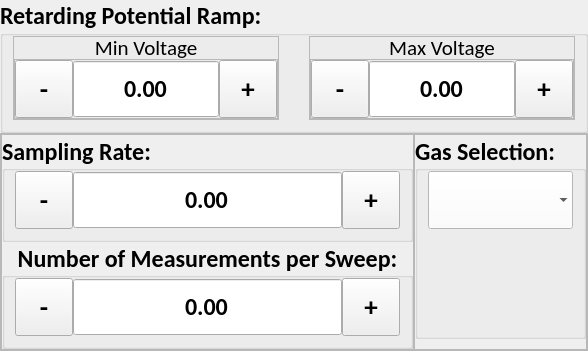
      <widget class="QWidget" name="single_lang_probe">
       <layout class="QVBoxLayout" name="verticalLayout_2">
        <property name="spacing">
         <number>0</number>
        </property>
        <property name="leftMargin">
         <number>0</number>
        </property>
        <property name="topMargin">
         <number>0</number>
        </property>
        <property name="rightMargin">
         <number>0</number>
        </property>
        <property name="bottomMargin">
         <number>0</number>
        </property>
        <item>
         <widget class="QGroupBox" name="slp_volt_ramp_adjustment_gb">
          <property name="minimumSize">
           <size>
            <width>0</width>
            <height>112</height>
           </size>
          </property>
          <property name="font">
           <font>
            <family>Calibri</family>
            <pointsize>18</pointsize>
            <weight>75</weight>
            <bold>true</bold>
           </font>
          </property>
          <property name="title">
           <string>Retarding Potential Ramp:</string>
          </property>
          <layout class="QHBoxLayout" name="horizontalLayout_7">
           <property name="spacing">
            <number>30</number>
           </property>
           <property name="leftMargin">
            <number>10</number>
           </property>
           <property name="topMargin">
            <number>0</number>
           </property>
           <property name="rightMargin">
            <number>10</number>
           </property>
           <property name="bottomMargin">
            <number>10</number>
           </property>
           <item alignment="Qt::AlignVCenter">
            <widget class="QFrame" name="slp_min_frame">
             <property name="maximumSize">
              <size>
               <width>1000</width>
               <height>1000</height>
              </size>
             </property>
             <property name="styleSheet">
              <string notr="true"/>
             </property>
             <property name="frameShape">
              <enum>QFrame::StyledPanel</enum>
             </property>
             <property name="frameShadow">
              <enum>QFrame::Raised</enum>
             </property>
             <layout class="QVBoxLayout" name="verticalLayout_5">
              <property name="spacing">
               <number>0</number>
              </property>
              <property name="leftMargin">
               <number>0</number>
              </property>
              <property name="topMargin">
               <number>0</number>
              </property>
              <property name="rightMargin">
               <number>0</number>
              </property>
              <property name="bottomMargin">
               <number>0</number>
              </property>
              <item>
               <widget class="QLabel" name="slp_min_label">
                <property name="minimumSize">
                 <size>
                  <width>40</width>
                  <height>22</height>
                 </size>
                </property>
                <property name="maximumSize">
                 <size>
                  <width>1000</width>
                  <height>22</height>
                 </size>
                </property>
                <property name="font">
                 <font>
                  <family>Calibri</family>
                  <pointsize>16</pointsize>
                  <weight>50</weight>
                  <bold>false</bold>
                 </font>
                </property>
                <property name="styleSheet">
                 <string notr="true"/>
                </property>
                <property name="text">
                 <string>Min Voltage</string>
                </property>
                <property name="alignment">
                 <set>Qt::AlignCenter</set>
                </property>
               </widget>
              </item>
              <item>
               <widget class="QFrame" name="frame">
                <property name="minimumSize">
                 <size>
                  <width>0</width>
                  <height>58</height>
                 </size>
                </property>
                <property name="frameShape">
                 <enum>QFrame::StyledPanel</enum>
                </property>
                <property name="frameShadow">
                 <enum>QFrame::Raised</enum>
                </property>
                <layout class="QHBoxLayout" name="horizontalLayout_5">
                 <property name="spacing">
                  <number>0</number>
                 </property>
                 <property name="leftMargin">
                  <number>0</number>
                 </property>
                 <property name="topMargin">
                  <number>0</number>
                 </property>
                 <property name="rightMargin">
                  <number>0</number>
                 </property>
                 <property name="bottomMargin">
                  <number>0</number>
                 </property>
                 <item>
                  <widget class="QToolButton" name="slp_volt_ramp_min_minus">
                   <property name="minimumSize">
                    <size>
                     <width>58</width>
                     <height>58</height>
                    </size>
                   </property>
                   <property name="maximumSize">
                    <size>
                     <width>58</width>
                     <height>58</height>
                    </size>
                   </property>
                   <property name="font">
                    <font>
                     <pointsize>20</pointsize>
                     <weight>75</weight>
                     <bold>true</bold>
                    </font>
                   </property>
                   <property name="styleSheet">
                    <string notr="true"/>
                   </property>
                   <property name="text">
                    <string>-</string>
                   </property>
                  </widget>
                 </item>
                 <item>
                  <widget class="QDoubleSpinBox" name="slp_volt_ramp_min_input">
                   <property name="minimumSize">
                    <size>
                     <width>0</width>
                     <height>58</height>
                    </size>
                   </property>
                   <property name="maximumSize">
                    <size>
                     <width>1000</width>
                     <height>58</height>
                    </size>
                   </property>
                   <property name="font">
                    <font>
                     <family>Calibri</family>
                     <pointsize>18</pointsize>
                    </font>
                   </property>
                   <property name="layoutDirection">
                    <enum>Qt::LeftToRight</enum>
                   </property>
                   <property name="styleSheet">
                    <string notr="true"/>
                   </property>
                   <property name="alignment">
                    <set>Qt::AlignCenter</set>
                   </property>
                   <property name="readOnly">
                    <bool>true</bool>
                   </property>
                   <property name="buttonSymbols">
                    <enum>QAbstractSpinBox::NoButtons</enum>
                   </property>
                   <property name="correctionMode">
                    <enum>QAbstractSpinBox::CorrectToPreviousValue</enum>
                   </property>
                   <property name="showGroupSeparator" stdset="0">
                    <bool>false</bool>
                   </property>
                   <property name="minimum">
                    <double>-10000.000000000000000</double>
                   </property>
                   <property name="maximum">
                    <double>10000.000000000000000</double>
                   </property>
                  </widget>
                 </item>
                 <item>
                  <widget class="QToolButton" name="slp_volt_ramp_min_plus">
                   <property name="minimumSize">
                    <size>
                     <width>58</width>
                     <height>58</height>
                    </size>
                   </property>
                   <property name="maximumSize">
                    <size>
                     <width>16777215</width>
                     <height>58</height>
                    </size>
                   </property>
                   <property name="font">
                    <font>
                     <pointsize>20</pointsize>
                     <weight>75</weight>
                     <bold>true</bold>
                    </font>
                   </property>
                   <property name="focusPolicy">
                    <enum>Qt::NoFocus</enum>
                   </property>
                   <property name="styleSheet">
                    <string notr="true"/>
                   </property>
                   <property name="text">
                    <string>+</string>
                   </property>
                  </widget>
                 </item>
                </layout>
               </widget>
              </item>
             </layout>
            </widget>
           </item>
           <item>
            <widget class="QFrame" name="slp_max_frame">
             <property name="minimumSize">
              <size>
               <width>0</width>
               <height>0</height>
              </size>
             </property>
             <property name="maximumSize">
              <size>
               <width>1000</width>
               <height>1000</height>
              </size>
             </property>
             <property name="frameShape">
              <enum>QFrame::StyledPanel</enum>
             </property>
             <property name="frameShadow">
              <enum>QFrame::Raised</enum>
             </property>
             <layout class="QVBoxLayout" name="verticalLayout_6">
              <property name="spacing">
               <number>0</number>
              </property>
              <property name="leftMargin">
               <number>0</number>
              </property>
              <property name="topMargin">
               <number>0</number>
              </property>
              <property name="rightMargin">
               <number>0</number>
              </property>
              <property name="bottomMargin">
               <number>0</number>
              </property>
              <item>
               <widget class="QLabel" name="slp_max_label">
                <property name="minimumSize">
                 <size>
                  <width>42</width>
                  <height>22</height>
                 </size>
                </property>
                <property name="maximumSize">
                 <size>
                  <width>1000</width>
                  <height>22</height>
                 </size>
                </property>
                <property name="font">
                 <font>
                  <family>Calibri</family>
                  <pointsize>16</pointsize>
                  <weight>50</weight>
                  <bold>false</bold>
                 </font>
                </property>
                <property name="text">
                 <string>Max Voltage</string>
                </property>
                <property name="alignment">
                 <set>Qt::AlignCenter</set>
                </property>
               </widget>
              </item>
              <item>
               <widget class="QFrame" name="frame_2">
                <property name="frameShape">
                 <enum>QFrame::StyledPanel</enum>
                </property>
                <property name="frameShadow">
                 <enum>QFrame::Raised</enum>
                </property>
                <layout class="QHBoxLayout" name="horizontalLayout_6">
                 <property name="spacing">
                  <number>0</number>
                 </property>
                 <property name="leftMargin">
                  <number>0</number>
                 </property>
                 <property name="topMargin">
                  <number>0</number>
                 </property>
                 <property name="rightMargin">
                  <number>0</number>
                 </property>
                 <property name="bottomMargin">
                  <number>0</number>
                 </property>
                 <item>
                  <widget class="QToolButton" name="slp_volt_ramp_max_minus">
                   <property name="minimumSize">
                    <size>
                     <width>58</width>
                     <height>58</height>
                    </size>
                   </property>
                   <property name="maximumSize">
                    <size>
                     <width>58</width>
                     <height>58</height>
                    </size>
                   </property>
                   <property name="font">
                    <font>
                     <pointsize>20</pointsize>
                     <weight>75</weight>
                     <bold>true</bold>
                    </font>
                   </property>
                   <property name="text">
                    <string>-</string>
                   </property>
                  </widget>
                 </item>
                 <item>
                  <widget class="QDoubleSpinBox" name="slp_volt_rampt_max_input">
                   <property name="minimumSize">
                    <size>
                     <width>0</width>
                     <height>58</height>
                    </size>
                   </property>
                   <property name="maximumSize">
                    <size>
                     <width>1000</width>
                     <height>58</height>
                    </size>
                   </property>
                   <property name="font">
                    <font>
                     <family>Calibri</family>
                     <pointsize>18</pointsize>
                    </font>
                   </property>
                   <property name="layoutDirection">
                    <enum>Qt::LeftToRight</enum>
                   </property>
                   <property name="styleSheet">
                    <string notr="true"/>
                   </property>
                   <property name="alignment">
                    <set>Qt::AlignCenter</set>
                   </property>
                   <property name="readOnly">
                    <bool>true</bool>
                   </property>
                   <property name="buttonSymbols">
                    <enum>QAbstractSpinBox::NoButtons</enum>
                   </property>
                   <property name="correctionMode">
                    <enum>QAbstractSpinBox::CorrectToPreviousValue</enum>
                   </property>
                   <property name="showGroupSeparator" stdset="0">
                    <bool>false</bool>
                   </property>
                   <property name="minimum">
                    <double>-10000.000000000000000</double>
                   </property>
                   <property name="maximum">
                    <double>10000.000000000000000</double>
                   </property>
                  </widget>
                 </item>
                 <item>
                  <widget class="QToolButton" name="slp_volt_ramp_max_plus">
                   <property name="minimumSize">
                    <size>
                     <width>58</width>
                     <height>58</height>
                    </size>
                   </property>
                   <property name="maximumSize">
                    <size>
                     <width>16777215</width>
                     <height>58</height>
                    </size>
                   </property>
                   <property name="font">
                    <font>
                     <pointsize>20</pointsize>
                     <weight>75</weight>
                     <bold>true</bold>
                    </font>
                   </property>
                   <property name="focusPolicy">
                    <enum>Qt::NoFocus</enum>
                   </property>
                   <property name="text">
                    <string>+</string>
                   </property>
                  </widget>
                 </item>
                </layout>
               </widget>
              </item>
             </layout>
            </widget>
           </item>
          </layout>
         </widget>
        </item>
        <item>
         <widget class="QFrame" name="frame_5">
          <property name="frameShape">
           <enum>QFrame::StyledPanel</enum>
          </property>
          <property name="frameShadow">
           <enum>QFrame::Raised</enum>
          </property>
          <layout class="QHBoxLayout" name="horizontalLayout_13">
           <property name="spacing">
            <number>0</number>
           </property>
           <property name="leftMargin">
            <number>0</number>
           </property>
           <property name="topMargin">
            <number>0</number>
           </property>
           <property name="rightMargin">
            <number>0</number>
           </property>
           <property name="bottomMargin">
            <number>0</number>
           </property>
           <item>
            <widget class="QFrame" name="frame_7">
             <property name="frameShape">
              <enum>QFrame::StyledPanel</enum>
             </property>
             <property name="frameShadow">
              <enum>QFrame::Raised</enum>
             </property>
             <layout class="QVBoxLayout" name="verticalLayout_9">
              <property name="spacing">
               <number>0</number>
              </property>
              <property name="leftMargin">
               <number>0</number>
              </property>
              <property name="topMargin">
               <number>0</number>
              </property>
              <property name="rightMargin">
               <number>0</number>
              </property>
              <property name="bottomMargin">
               <number>0</number>
              </property>
              <item>
               <widget class="QGroupBox" name="slp_sampling_rate_gb">
                <property name="font">
                 <font>
                  <family>Calibri</family>
                  <pointsize>18</pointsize>
                  <weight>75</weight>
                  <bold>true</bold>
                 </font>
                </property>
                <property name="styleSheet">
                 <string notr="true"/>
                </property>
                <property name="title">
                 <string>Sampling Rate:</string>
                </property>
                <property name="alignment">
                 <set>Qt::AlignLeading|Qt::AlignLeft|Qt::AlignVCenter</set>
                </property>
                <layout class="QHBoxLayout" name="horizontalLayout_3">
                 <property name="spacing">
                  <number>0</number>
                 </property>
                 <property name="leftMargin">
                  <number>10</number>
                 </property>
                 <property name="topMargin">
                  <number>0</number>
                 </property>
                 <property name="rightMargin">
                  <number>10</number>
                 </property>
                 <property name="bottomMargin">
                  <number>10</number>
                 </property>
                 <item>
                  <widget class="QToolButton" name="slp_sampling_rate_minus">
                   <property name="minimumSize">
                    <size>
                     <width>58</width>
                     <height>58</height>
                    </size>
                   </property>
                   <property name="maximumSize">
                    <size>
                     <width>58</width>
                     <height>58</height>
                    </size>
                   </property>
                   <property name="font">
                    <font>
                     <pointsize>20</pointsize>
                     <weight>75</weight>
                     <bold>true</bold>
                    </font>
                   </property>
                   <property name="text">
                    <string>-</string>
                   </property>
                  </widget>
                 </item>
                 <item>
                  <widget class="QDoubleSpinBox" name="slp_sampling_rate_input">
                   <property name="minimumSize">
                    <size>
                     <width>0</width>
                     <height>58</height>
                    </size>
                   </property>
                   <property name="maximumSize">
                    <size>
                     <width>1000</width>
                     <height>58</height>
                    </size>
                   </property>
                   <property name="font">
                    <font>
                     <family>Calibri</family>
                     <pointsize>18</pointsize>
                    </font>
                   </property>
                   <property name="focusPolicy">
                    <enum>Qt::NoFocus</enum>
                   </property>
                   <property name="layoutDirection">
                    <enum>Qt::LeftToRight</enum>
                   </property>
                   <property name="styleSheet">
                    <string notr="true"/>
                   </property>
                   <property name="alignment">
                    <set>Qt::AlignCenter</set>
                   </property>
                   <property name="readOnly">
                    <bool>true</bool>
                   </property>
                   <property name="buttonSymbols">
                    <enum>QAbstractSpinBox::NoButtons</enum>
                   </property>
                   <property name="correctionMode">
                    <enum>QAbstractSpinBox::CorrectToPreviousValue</enum>
                   </property>
                   <property name="showGroupSeparator" stdset="0">
                    <bool>false</bool>
                   </property>
                   <property name="decimals">
                    <number>2</number>
                   </property>
                   <property name="minimum">
                    <double>-10000.000000000000000</double>
                   </property>
                   <property name="maximum">
                    <double>10000.000000000000000</double>
                   </property>
                  </widget>
                 </item>
                 <item>
                  <widget class="QToolButton" name="slp_sampling_rate_plus">
                   <property name="minimumSize">
                    <size>
                     <width>58</width>
                     <height>58</height>
                    </size>
                   </property>
                   <property name="maximumSize">
                    <size>
                     <width>16777215</width>
                     <height>58</height>
                    </size>
                   </property>
                   <property name="font">
                    <font>
                     <pointsize>20</pointsize>
                     <weight>75</weight>
                     <bold>true</bold>
                    </font>
                   </property>
                   <property name="focusPolicy">
                    <enum>Qt::NoFocus</enum>
                   </property>
                   <property name="text">
                    <string>+</string>
                   </property>
                  </widget>
                 </item>
                </layout>
               </widget>
              </item>
              <item>
               <widget class="QGroupBox" name="slp_num_measurements_gb">
                <property name="font">
                 <font>
                  <family>Calibri</family>
                  <pointsize>18</pointsize>
                  <weight>75</weight>
                  <bold>true</bold>
                 </font>
                </property>
                <property name="title">
                 <string>Number of Measurements per Sweep:</string>
                </property>
                <property name="alignment">
                 <set>Qt::AlignCenter</set>
                </property>
                <layout class="QHBoxLayout" name="horizontalLayout_4">
                 <property name="spacing">
                  <number>0</number>
                 </property>
                 <property name="leftMargin">
                  <number>10</number>
                 </property>
                 <property name="topMargin">
                  <number>0</number>
                 </property>
                 <property name="rightMargin">
                  <number>10</number>
                 </property>
                 <property name="bottomMargin">
                  <number>10</number>
                 </property>
                 <item>
                  <widget class="QToolButton" name="slp_num_measurements_minus">
                   <property name="minimumSize">
                    <size>
                     <width>58</width>
                     <height>58</height>
                    </size>
                   </property>
                   <property name="maximumSize">
                    <size>
                     <width>58</width>
                     <height>58</height>
                    </size>
                   </property>
                   <property name="font">
                    <font>
                     <pointsize>20</pointsize>
                     <weight>75</weight>
                     <bold>true</bold>
                    </font>
                   </property>
                   <property name="text">
                    <string>-</string>
                   </property>
                  </widget>
                 </item>
                 <item>
                  <widget class="QDoubleSpinBox" name="slp_num_measurements_input">
                   <property name="minimumSize">
                    <size>
                     <width>0</width>
                     <height>58</height>
                    </size>
                   </property>
                   <property name="maximumSize">
                    <size>
                     <width>1000</width>
                     <height>58</height>
                    </size>
                   </property>
                   <property name="font">
                    <font>
                     <family>Calibri</family>
                     <pointsize>18</pointsize>
                    </font>
                   </property>
                   <property name="styleSheet">
                    <string notr="true"/>
                   </property>
                   <property name="alignment">
                    <set>Qt::AlignCenter</set>
                   </property>
                   <property name="readOnly">
                    <bool>true</bool>
                   </property>
                   <property name="buttonSymbols">
                    <enum>QAbstractSpinBox::NoButtons</enum>
                   </property>
                   <property name="correctionMode">
                    <enum>QAbstractSpinBox::CorrectToPreviousValue</enum>
                   </property>
                   <property name="showGroupSeparator" stdset="0">
                    <bool>false</bool>
                   </property>
                   <property name="decimals">
                    <number>2</number>
                   </property>
                   <property name="minimum">
                    <double>-10000.000000000000000</double>
                   </property>
                   <property name="maximum">
                    <double>10000.000000000000000</double>
                   </property>
                  </widget>
                 </item>
                 <item>
                  <widget class="QToolButton" name="slp_num_measurements_plus">
                   <property name="minimumSize">
                    <size>
                     <width>58</width>
                     <height>58</height>
                    </size>
                   </property>
                   <property name="maximumSize">
                    <size>
                     <width>16777215</width>
                     <height>58</height>
                    </size>
                   </property>
                   <property name="font">
                    <font>
                     <pointsize>20</pointsize>
                     <weight>75</weight>
                     <bold>true</bold>
                    </font>
                   </property>
                   <property name="focusPolicy">
                    <enum>Qt::NoFocus</enum>
                   </property>
                   <property name="text">
                    <string>+</string>
                   </property>
                  </widget>
                 </item>
                </layout>
               </widget>
              </item>
             </layout>
            </widget>
           </item>
           <item>
            <widget class="QFrame" name="frame_6">
             <property name="frameShape">
              <enum>QFrame::StyledPanel</enum>
             </property>
             <property name="frameShadow">
              <enum>QFrame::Raised</enum>
             </property>
             <layout class="QHBoxLayout" name="horizontalLayout_15">
              <property name="spacing">
               <number>0</number>
              </property>
              <property name="leftMargin">
               <number>0</number>
              </property>
              <property name="topMargin">
               <number>0</number>
              </property>
              <property name="rightMargin">
               <number>0</number>
              </property>
              <property name="bottomMargin">
               <number>10</number>
              </property>
              <item>
               <widget class="QGroupBox" name="slp_gas_select_gb">
                <property name="font">
                 <font>
                  <family>Calibri</family>
                  <pointsize>18</pointsize>
                  <weight>75</weight>
                  <bold>true</bold>
                 </font>
                </property>
                <property name="styleSheet">
                 <string notr="true"/>
                </property>
                <property name="title">
                 <string>Gas Selection:</string>
                </property>
                <property name="alignment">
                 <set>Qt::AlignLeading|Qt::AlignLeft|Qt::AlignVCenter</set>
                </property>
                <layout class="QVBoxLayout" name="verticalLayout_10">
                 <property name="spacing">
                  <number>0</number>
                 </property>
                 <property name="leftMargin">
                  <number>10</number>
                 </property>
                 <property name="topMargin">
                  <number>0</number>
                 </property>
                 <property name="rightMargin">
                  <number>10</number>
                 </property>
                 <property name="bottomMargin">
                  <number>0</number>
                 </property>
                 <item alignment="Qt::AlignTop">
                  <widget class="QComboBox" name="slp_gas_select_cb">
                   <property name="minimumSize">
                    <size>
                     <width>0</width>
                     <height>58</height>
                    </size>
                   </property>
                   <property name="maximumSize">
                    <size>
                     <width>1000</width>
                     <height>58</height>
                    </size>
                   </property>
                   <property name="font">
                    <font>
                     <family>Calibri</family>
                     <pointsize>18</pointsize>
                     <weight>75</weight>
                     <bold>true</bold>
                    </font>
                   </property>
                   <property name="cursor">
                    <cursorShape>PointingHandCursor</cursorShape>
                   </property>
                   <property name="styleSheet">
                    <string notr="true">QComboBox {
	background-color: #FFFFFF;
	padding-left: 20px;
	text-align: left;
}

QComboBox:focus {
    outline: none; 
    border: 1px solid gray;
}

QComboBox QAbstractItemView {
    selection-background-color: white;
    selection-color: black; 
}
</string>
                   </property>
                   <property name="frame">
                    <bool>false</bool>
                   </property>
                  </widget>
                 </item>
                </layout>
               </widget>
              </item>
             </layout>
            </widget>
           </item>
          </layout>
         </widget>
        </item>
       </layout>
      </widget>
